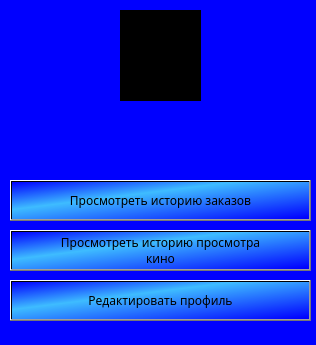
<?xml version="1.0" encoding="UTF-8"?>
<ui version="4.0">
 <class>PerArea</class>
 <widget class="QWidget" name="PerArea">
  <property name="geometry">
   <rect>
    <x>0</x>
    <y>0</y>
    <width>316</width>
    <height>345</height>
   </rect>
  </property>
  <property name="windowTitle">
   <string>Личный кабинет</string>
  </property>
  <property name="styleSheet">
   <string notr="true">background-color: rgb(0, 0, 255);</string>
  </property>
  <widget class="QLabel" name="pict">
   <property name="geometry">
    <rect>
     <x>120</x>
     <y>10</y>
     <width>81</width>
     <height>91</height>
    </rect>
   </property>
   <property name="font">
    <font>
     <family>Montserrat Medium</family>
    </font>
   </property>
   <property name="styleSheet">
    <string notr="true">background-color: rgb(0, 0, 0)</string>
   </property>
   <property name="text">
    <string/>
   </property>
  </widget>
  <widget class="QLabel" name="name">
   <property name="geometry">
    <rect>
     <x>130</x>
     <y>120</y>
     <width>55</width>
     <height>31</height>
    </rect>
   </property>
   <property name="font">
    <font>
     <family>Montserrat Medium</family>
     <pointsize>12</pointsize>
    </font>
   </property>
   <property name="styleSheet">
    <string notr="true">color: rgb(255, 255, 255);</string>
   </property>
   <property name="text">
    <string/>
   </property>
  </widget>
  <widget class="QPushButton" name="rest_hist">
   <property name="geometry">
    <rect>
     <x>10</x>
     <y>180</y>
     <width>301</width>
     <height>41</height>
    </rect>
   </property>
   <property name="font">
    <font>
     <family>Montserrat Medium</family>
    </font>
   </property>
   <property name="styleSheet">
    <string notr="true">background-color: qlineargradient(spread:pad, x1:0, y1:0, x2:1, y2:1, stop:0 rgba(0, 0, 255, 255), stop:0.373134 rgba(62, 188, 255, 255), stop:0.985075 rgba(0, 0, 255, 255));</string>
   </property>
   <property name="text">
    <string>Просмотреть историю заказов</string>
   </property>
  </widget>
  <widget class="QPushButton" name="cin_hist">
   <property name="geometry">
    <rect>
     <x>10</x>
     <y>230</y>
     <width>301</width>
     <height>41</height>
    </rect>
   </property>
   <property name="font">
    <font>
     <family>Montserrat Medium</family>
    </font>
   </property>
   <property name="styleSheet">
    <string notr="true">background-color: qlineargradient(spread:pad, x1:0, y1:0, x2:1, y2:1, stop:0 rgba(0, 0, 255, 255), stop:0.373134 rgba(62, 188, 255, 255), stop:0.985075 rgba(0, 0, 255, 255));</string>
   </property>
   <property name="text">
    <string>Просмотреть историю просмотра
кино</string>
   </property>
  </widget>
  <widget class="QPushButton" name="edit_profile">
   <property name="geometry">
    <rect>
     <x>10</x>
     <y>280</y>
     <width>301</width>
     <height>41</height>
    </rect>
   </property>
   <property name="font">
    <font>
     <family>Montserrat Medium</family>
    </font>
   </property>
   <property name="styleSheet">
    <string notr="true">background-color: qlineargradient(spread:pad, x1:0, y1:0, x2:1, y2:1, stop:0 rgba(0, 0, 255, 255), stop:0.373134 rgba(62, 188, 255, 255), stop:0.985075 rgba(0, 0, 255, 255));</string>
   </property>
   <property name="text">
    <string>Редактировать профиль</string>
   </property>
  </widget>
 </widget>
 <resources/>
 <connections/>
</ui>
